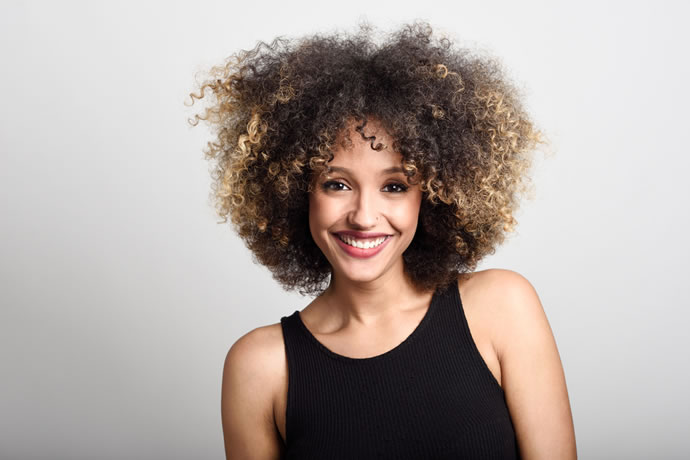
#> input picture images/img01.jpg, 690 x 460 px
$ python face_and_eye_detector_single_image.py
#> lines starting #> are read from the running program, lines starting #| are printed output that depends on the picture; after the words box and inside, x2 and y2 are one past the last pixel; in counts of white or black regions, pixels touching at a corner belong together
'''This script uses OpenCV's haarcascade (face and eye cascade) to detect face
and eyes in a given input image.'''

#Import necessary libraries
import cv2 as cv
import numpy as np

#Load face cascade and hair cascade from haarcascades folder
face_cascade = cv.CascadeClassifier("haarcascades/haarcascade_frontalface_default.xml")
eye_cascade = cv.CascadeClassifier("haarcascades/haarcascade_eye.xml")

#Read image in img and convert it to grayscale and store in gray.
#Image is converted to grayscale, as face cascade doesn't require to operate on coloured images.
img = cv.imread('images/img01.jpg')
#> img is the input picture: shape (460, 690, 3); mean B, G, R 160.2, 165, 175
gray = cv.cvtColor(img, cv.COLOR_BGR2GRAY)
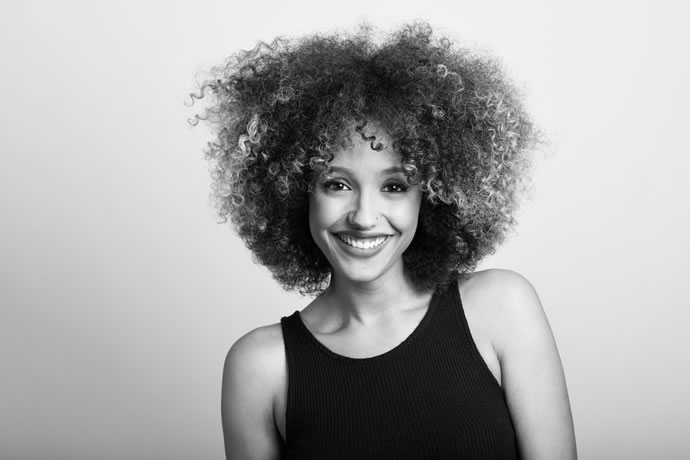
#> gray: shape (460, 690); min 0, max 254, mean 167.4

#Detect all faces in image.
faces = face_cascade.detectMultiScale(gray, 1.3, 5)
#> faces = [[295, 133, 139, 139]]
print(faces)
#| [[295 133 139 139]]
#Draw a rectangle over the face, and detect eyes in faces
for (x,y,w,h) in faces:
    cv.rectangle(img,(x,y),(x+w,y+h),(255,0,0),2)

    #ROI is region of interest with area having face inside it.
    roi_gray = gray[y:y+h, x:x+w]
    roi_color = img[y:y+h, x:x+w]

    #Detect eyes in face
    eyes = eye_cascade.detectMultiScale(roi_gray)

    for (ex,ey,ew,eh) in eyes:
        cv.rectangle(roi_color,(ex,ey),(ex+ew,ey+eh),(0,255,0),2)
#> this loop made 1 pass
#> (x, y, w, h, eyes) on pass 1: (295, 133, 139, 139, [[26, 34, 36, 36], [81, 38, 33, 33]])
#> pass 1, `roi_gray = gray[y:y+h, x:x+w]`:
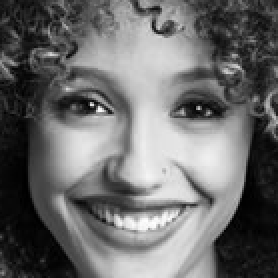
#> roi_gray: shape (139, 139) (shown 2 times larger); min 0, max 254, mean 107.4
#> pass 1, `roi_color = img[y:y+h, x:x+w]`:
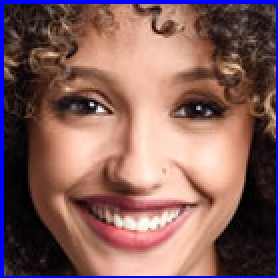
#> roi_color: shape (139, 139, 3) (shown 2 times larger); mean B, G, R 92.9, 95.2, 132.1
#> after the loop:
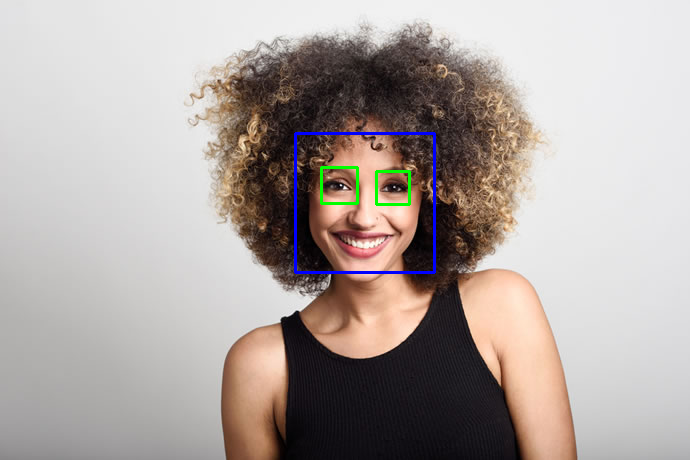
#> img: shape (460, 690, 3); 0.78% of pixels changed, all inside (x1, y1, x2, y2) = (294, 132, 436, 274)
#> after the loop:
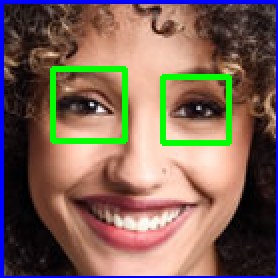
#> roi_color: shape (139, 139, 3) (shown 2 times larger); 4.24% of pixels changed, all inside (x1, y1, x2, y2) = (25, 33, 116, 73)

cv.imshow('Image', img)
cv.waitKey(0)
cv.destroyAllWindows()

$ run again, with images/test.jpeg copied over images/img01.jpg
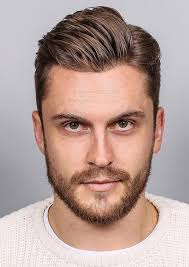
#> input picture images/test.jpeg, 189 x 267 px
#> img is the input picture: shape (267, 189, 3); mean B, G, R 150.8, 157.5, 181.2
#> `gray = cv.cvtColor(img, cv.COLOR_BGR2GRAY)`:
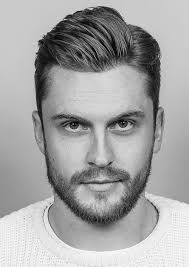
#> gray: shape (267, 189); min 2, max 253, mean 163.9
#> faces = [[30, 77, 137, 137]]
#| [[ 30  77 137 137]]
#> the loop `for (x,y,w,h) in faces:` made 1 pass
#> (x, y, w, h, eyes) on pass 1: (30, 77, 137, 137, [[25, 30, 36, 36], [74, 29, 36, 36]])
#> after the loop `for (x,y,w,h) in faces:`:
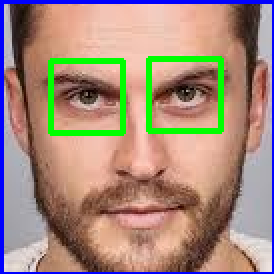
#> roi_color: shape (137, 137, 3) (shown 2 times larger); mean B, G, R 124.5, 138.9, 165.1

$ run again, with images/webcam_face_eye_detect.jpeg copied over images/img01.jpg
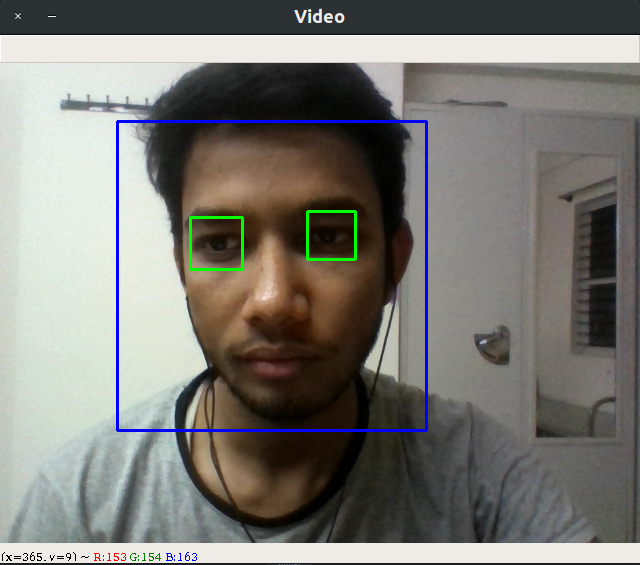
#> input picture images/webcam_face_eye_detect.jpeg, 640 x 565 px
#> img is the input picture: shape (565, 640, 3); mean B, G, R 117.5, 122.5, 123.9
#> faces = [[124, 127, 296, 296]]
#| [[124 127 296 296]]
#> the loop `for (x,y,w,h) in faces:` made 1 pass
#> (x, y, w, h, eyes) on pass 1: (124, 127, 296, 296, [[61, 79, 68, 68], [143, 49, 104, 104]])
#> after the loop `for (x,y,w,h) in faces:`:
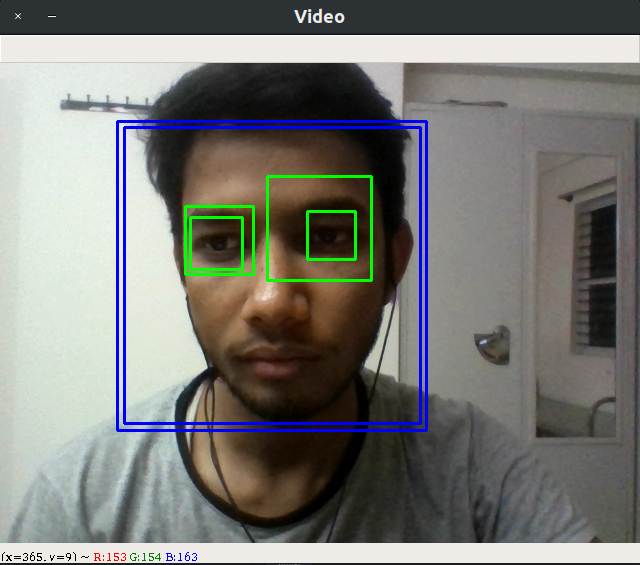
#> img: shape (565, 640, 3); 1.55% of pixels changed, all inside (x1, y1, x2, y2) = (123, 126, 422, 425)
#> after the loop `for (x,y,w,h) in faces:`:
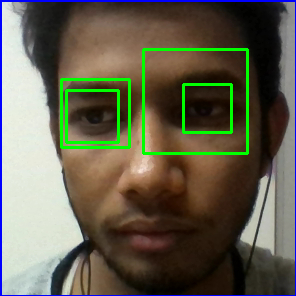
#> roi_color: shape (296, 296, 3); mean B, G, R 79.1, 96.7, 99.2
